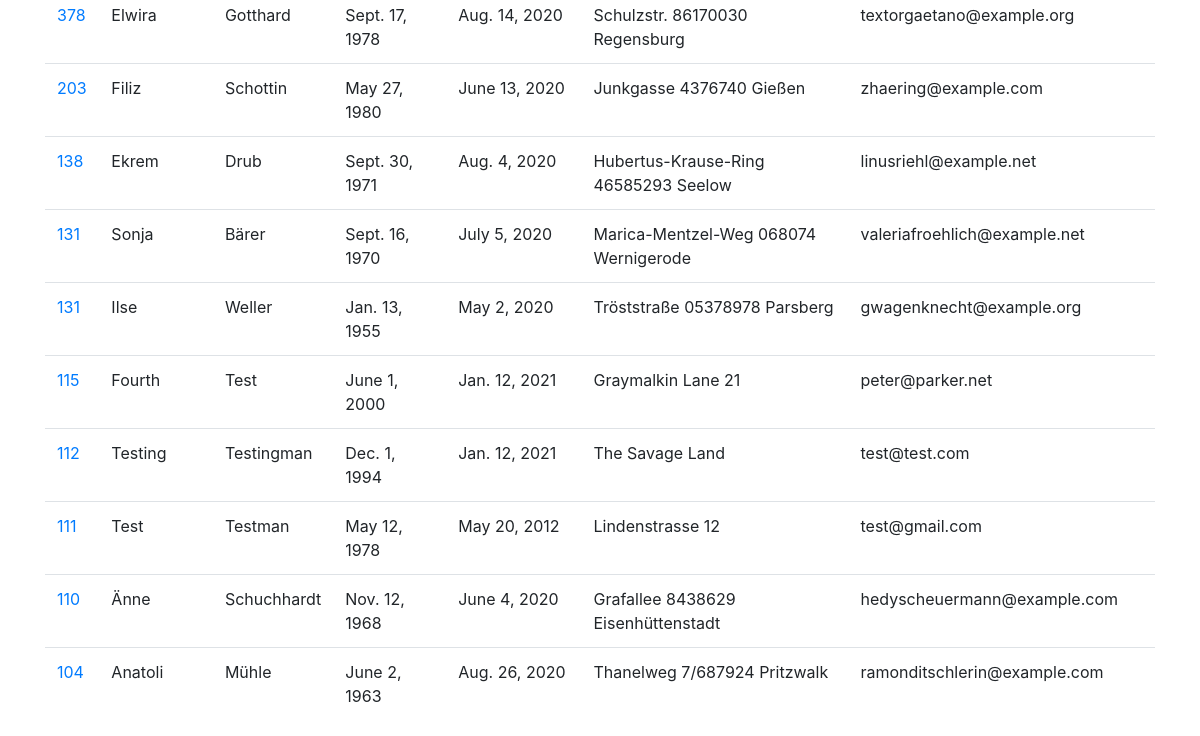
The page /app/client/ (lower part) on the database as committed earlier.
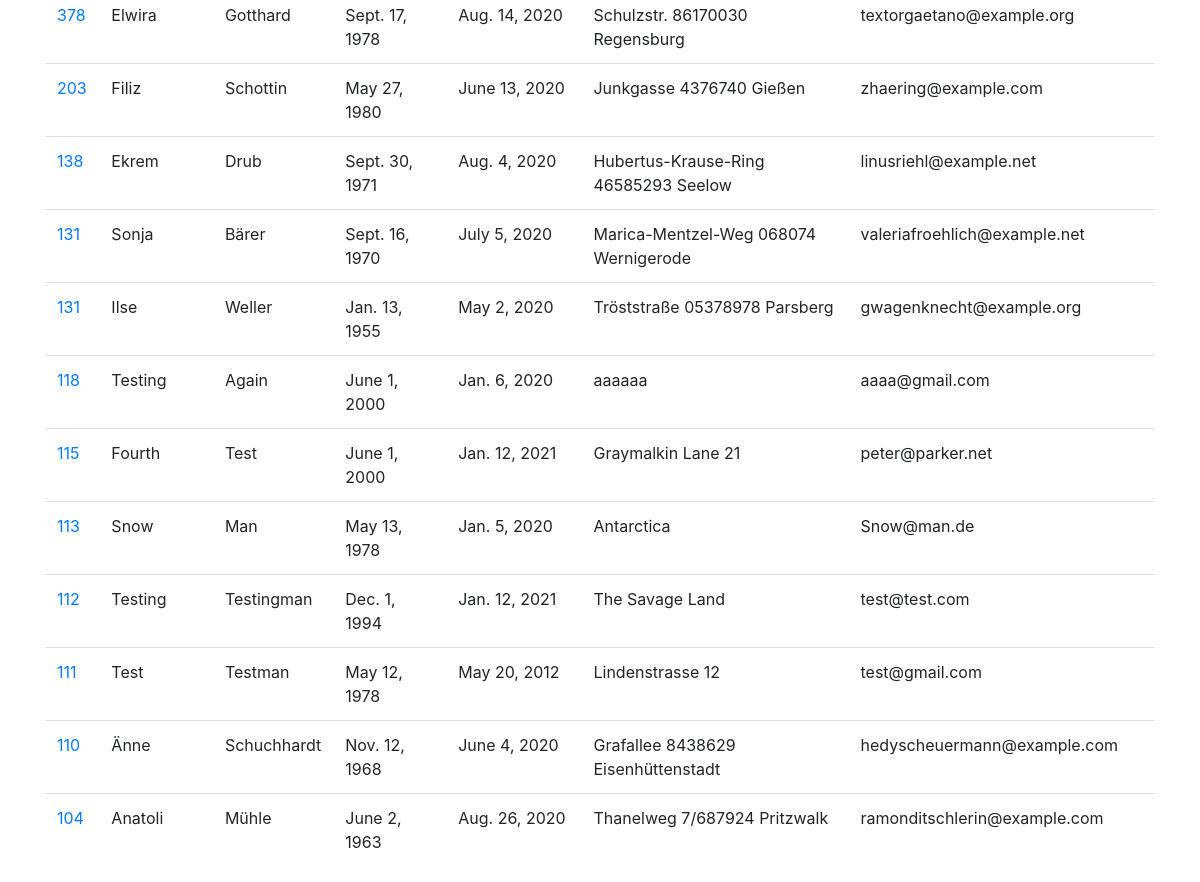
The same page on the database as committed later.
### app/models.py (models this page shows, shortened)
class Client(models.Model):
    client_number = models.PositiveIntegerField(validators=[MinValueValidator(1)])
    first_name = models.CharField(max_length=30)
    last_name = models.CharField(max_length=30)
    birthdate = models.DateField(blank=True)
    registration_date = models.DateField()
    address = models.CharField(max_length=50, blank=True)
    email_address = models.EmailField("Client email")
    slug = models.SlugField()
    def slug(self):
        return slugify(self.client_number)

### app/views.py (the view)
# urls.py: path("client/", views.client_index, name="client"),
def client_index(request):
    latest_client_list = Client.objects.order_by("-client_number")
    context = {"latest_client_list": latest_client_list}
    return render(request, "client_table.html", context)

### app/templates/client_table.html (shortened to what this page needs)
{% load static %}
<!DOCTYPE html>
<html>
<head>
    <link rel="stylesheet" href="https://maxcdn.bootstrapcdn.com/bootstrap/4.5.2/css/bootstrap.min.css">
    <link rel="stylesheet" type="text/css" href="{% static 'css/client_table_style.css' %}">
</head>
<body>
    {% include 'navbar.html' %}
    <div class="container">
        <div class="table-responsive">
            <table class="table">
                <tbody>
                    {% for line in latest_client_list %}
                    <tr>
                        <td>
                            <a href="{% url 'subscription' line.client_number %}">
                                <div style="height:100%;width:100%">
                                    {{ line.client_number }}
                                </div>
                            </a>
                        </td>
                        <td>{{ line.first_name }}</td>
                        <td>{{ line.last_name }}</td>
                        <td>{{ line.birthdate }}</td>
                        <td>{{ line.registration_date }}</td>
                        <td>{{ line.address }}</td>
                        <td>{{ line.email_address }}</td>
                    </tr>
                    {% endfor %}
                </tbody>
            </table>
        </div>
    </div>
</body>
</html>

### app/templates/navbar.html (shortened to what this page needs)
{% load static %}
<link rel="stylesheet" href="https://maxcdn.bootstrapcdn.com/bootstrap/4.5.2/css/bootstrap.min.css">
<link rel="stylesheet" type="text/css" href="{% static 'css/navbar_style.css' %}">

### app/static/css/client_table_style.css (style rules this page uses)
.container { margin-right: auto; margin-left: auto; margin-top: 0px; }

Rows that differ between the two databases and show on the page:
added Client: client_number "118", first_name "Testing", last_name "Again", birthdate "June 1, 2000", registration_date "Jan. 6, 2020", address "aaaaaa", email_address "aaaa@gmail.com"
added Client: client_number "113", first_name "Snow", last_name "Man", birthdate "May 13, 1978", registration_date "Jan. 5, 2020", address "Antarctica", email_address "Snow@man.de"
